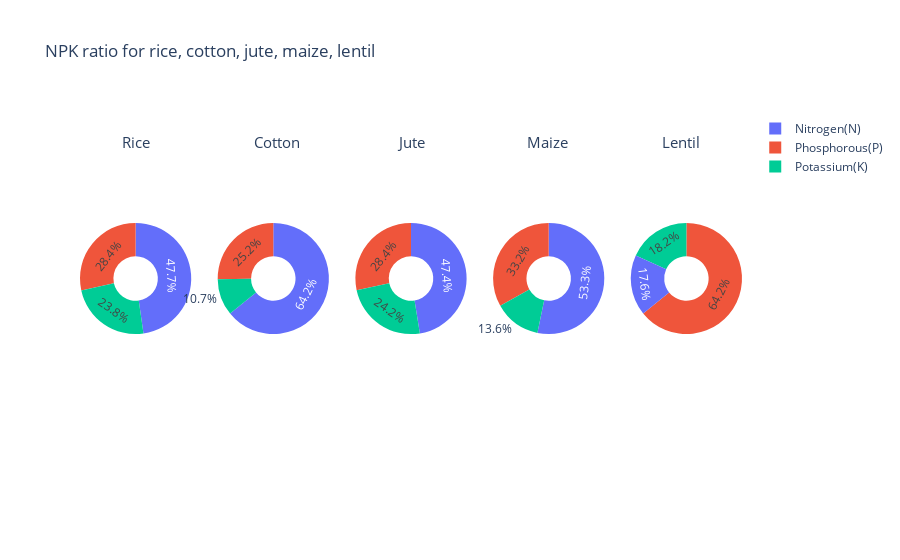

Notebook cell for this chart:
### Code cell
labels = ['Nitrogen(N)','Phosphorous(P)','Potassium(K)']
fig = make_subplots(rows=1, cols=5, specs=[[{'type':'domain'}, {'type':'domain'},
                                            {'type':'domain'}, {'type':'domain'}, 
                                            {'type':'domain'}]])

rice_npk = crop_summary[crop_summary.index=='rice']
values = [rice_npk['N'][0], rice_npk['P'][0], rice_npk['K'][0]]
fig.add_trace(go.Pie(labels=labels, values=values,name="Rice"),1, 1)

cotton_npk = crop_summary[crop_summary.index=='cotton']
values = [cotton_npk['N'][0], cotton_npk['P'][0], cotton_npk['K'][0]]
fig.add_trace(go.Pie(labels=labels, values=values,name="Cotton"),1, 2)

jute_npk = crop_summary[crop_summary.index=='jute']
values = [jute_npk['N'][0], jute_npk['P'][0], jute_npk['K'][0]]
fig.add_trace(go.Pie(labels=labels, values=values,name="Jute"),1, 3)

maize_npk = crop_summary[crop_summary.index=='maize']
values = [maize_npk['N'][0], maize_npk['P'][0], maize_npk['K'][0]]
fig.add_trace(go.Pie(labels=labels, values=values,name="Maize"),1, 4)

lentil_npk = crop_summary[crop_summary.index=='lentil']
values = [lentil_npk['N'][0], lentil_npk['P'][0], lentil_npk['K'][0]]
fig.add_trace(go.Pie(labels=labels, values=values,name="Lentil"),1, 5)

fig.update_traces(hole=.4, hoverinfo="label+percent+name")
fig.update_layout(
    title_text="NPK ratio for rice, cotton, jute, maize, lentil",
    annotations=[dict(text='Rice',x=0.06,y=0.95, font_size=15, showarrow=False),
                 dict(text='Cotton',x=0.26,y=0.95, font_size=15, showarrow=False),
                 dict(text='Jute',x=0.50,y=0.95, font_size=15, showarrow=False),
                 dict(text='Maize',x=0.74,y=0.95, font_size=15, showarrow=False),
                dict(text='Lentil',x=0.94,y=0.95, font_size=15, showarrow=False)])
fig.show()

### Figure 1 — Plotly figure (JSON) as saved in the notebook; plotly's stock layout.template omitted (floating-point values rounded to 4 significant figures)
{"data": [{"domain": {"x": [0, 0.168], "y": [0, 1]}, "hole": 0.4, "hoverinfo": "label+percent+name", "labels": ["Nitrogen(N)", "Phosphorous(P)", "Potassium(K)"], "name": "Rice", "type": "pie", "values": [79.89, 47.58, 39.87]}, {"domain": {"x": [0.208, 0.376], "y": [0, 1]}, "hole": 0.4, "hoverinfo": "label+percent+name", "labels": ["Nitrogen(N)", "Phosphorous(P)", "Potassium(K)"], "name": "Cotton", "type": "pie", "values": [117.8, 46.24, 19.56]}, {"domain": {"x": [0.416, 0.584], "y": [0, 1]}, "hole": 0.4, "hoverinfo": "label+percent+name", "labels": ["Nitrogen(N)", "Phosphorous(P)", "Potassium(K)"], "name": "Jute", "type": "pie", "values": [78.4, 46.86, 39.99]}, {"domain": {"x": [0.624, 0.792], "y": [0, 1]}, "hole": 0.4, "hoverinfo": "label+percent+name", "labels": ["Nitrogen(N)", "Phosphorous(P)", "Potassium(K)"], "name": "Maize", "type": "pie", "values": [77.76, 48.44, 19.79]}, {"domain": {"x": [0.832, 1], "y": [0, 1]}, "hole": 0.4, "hoverinfo": "label+percent+name", "labels": ["Nitrogen(N)", "Phosphorous(P)", "Potassium(K)"], "name": "Lentil", "type": "pie", "values": [18.77, 68.36, 19.41]}], "layout": {"annotations": [{"font": {"size": 15}, "showarrow": false, "text": "Rice", "x": 0.06, "y": 0.95}, {"font": {"size": 15}, "showarrow": false, "text": "Cotton", "x": 0.26, "y": 0.95}, {"font": {"size": 15}, "showarrow": false, "text": "Jute", "x": 0.5, "y": 0.95}, {"font": {"size": 15}, "showarrow": false, "text": "Maize", "x": 0.74, "y": 0.95}, {"font": {"size": 15}, "showarrow": false, "text": "Lentil", "x": 0.94, "y": 0.95}], "title": {"text": "NPK ratio for rice, cotton, jute, maize, lentil"}}}
